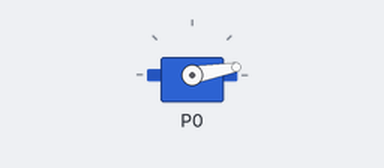
Bench run of a program on a simulated BBC micro:bit (MakeCode). On the bench: servo.

Above: at 0.05 s.
At 1.5 s:
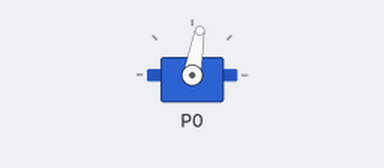
At 2.95 s:
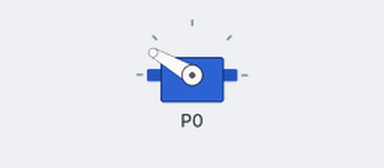
At 5.9 s:
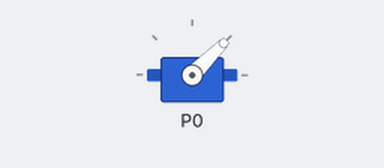
Timing chart, 0 to 7.7 s (numbered marks = the images above):
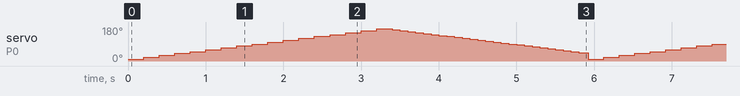

The program:

main.ts
```typescript
let angle = 0
servos.P0.setRange(10, 170)
basic.forever(function () {
    for (let index = 0; index <= 16; index++) {
        angle = index * 10 + 10
        servos.P0.setAngle(angle)
        basic.pause(200)
    }
    for (let index = 0; index <= 24; index++) {
        angle = 170 - (index * 5 + 5)
        servos.P0.setAngle(angle)
        basic.pause(100)
    }
})
```

test.ts
```typescript
// les tests vont ici ; cela ne sera pas compilé si ce paquet est utilisé en tant qu'extension.
```
